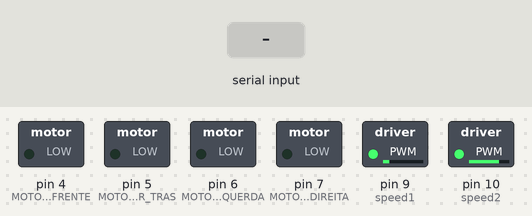
Bench run of a sketch on a simulated Arduino Uno, built with avr-gcc and run on an emulated ATmega328P. Shown: switched loads named in the sketch (green lamp = pin HIGH). The inputs (shaded band) are chosen by the test bench.

Above: at 1.2 s.
1.3 s: "2" received over Serial
At 1.9 s:
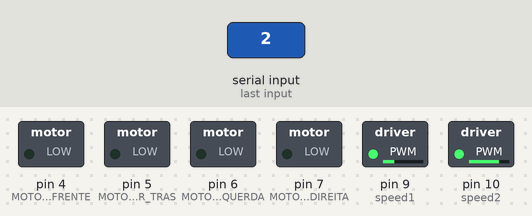
3.1 s: byte 113 ('q') received over Serial
At 4.6 s:
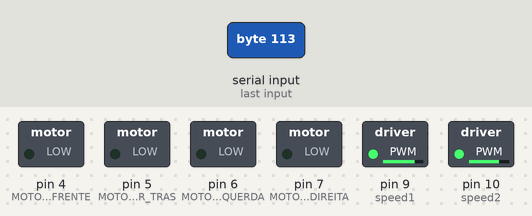
4.9 s: byte 70 ('F') received over Serial
At 5.8 s:
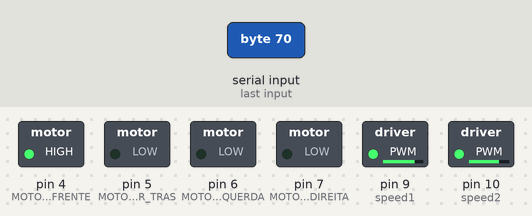
6.5 s: byte 66 ('B') received over Serial
At 7.0 s:
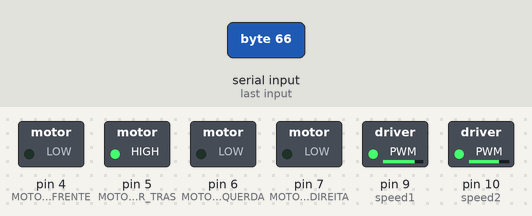
8.1 s: byte 76 ('L') received over Serial
At 9.4 s:
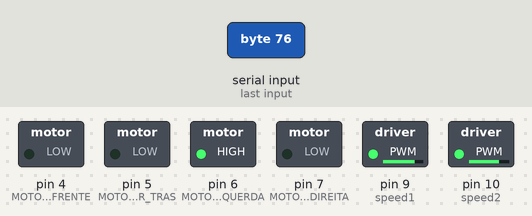
9.7 s: byte 82 ('R') received over Serial
At 10.7 s:
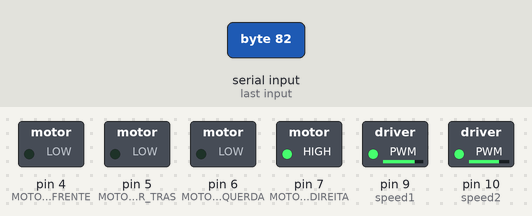
Timing chart, 0 to 12.3 s (numbered marks = the images above; inputs shaded):
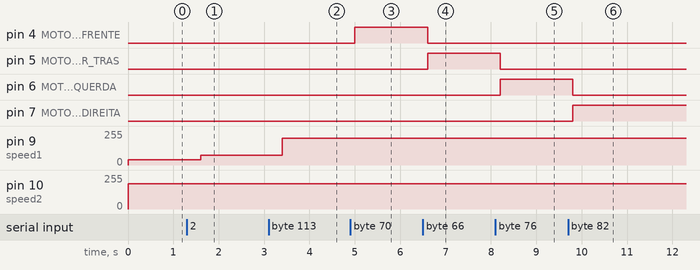

The sketch:

car.ino
```cpp
//PINS
int MOTOR_ANDAR_FRENTE=4;
int MOTOR_VIRAR_ESQUERDA=6;
int MOTOR_VIRAR_DIREITA=7;
int MOTOR_ANDAR_TRAS=5;
int BUZINA = 11;
int speed1 = 9;
int speed2 = 10;
//DEFINE
int mais = 16;
int MAX = 191;
int MIN = 40;
int valor = MIN;
char rc;
float seno;
int frequencia;
bool buzina = false;


void setup()
{
 pinMode(MOTOR_VIRAR_ESQUERDA, OUTPUT);
 pinMode(MOTOR_VIRAR_DIREITA, OUTPUT);
 pinMode(MOTOR_ANDAR_TRAS, OUTPUT);
 pinMode(MOTOR_ANDAR_FRENTE, OUTPUT);
 pinMode(speed1, OUTPUT);
 pinMode(speed2,OUTPUT);
  pinMode(BUZINA,OUTPUT);
 Serial.begin(9600);
}

void loop()
{
  analogWrite(speed2,MAX);
  analogWrite(speed1,valor);

  if(buzina){
    for(int x=0;x<180;x++){
             seno=(sin(x*3.1416/180));
             //gera uma frequência a partir do valor do seno
             frequencia = 2000+(int(seno*1100));
              tone(BUZINA,frequencia);
              delay(2);
            }
  }
  else{
    tone(BUZINA, 0);
  }


  if(Serial.available() > 0){
      rc = Serial.read();
      switch(rc){
        case '0':valor = MIN;
        break;
        case '1':valor = MIN+mais;
        break;
        case '2':valor = MIN+mais*2;
        break;
        case '3':valor = MIN+mais*3;
        break;
        case '4':valor = MIN+mais*4;
        break;
        case '5':valor = MIN+mais*5;
        break;
        case '6':valor = MIN+mais*6;
        break;
        case '7':valor = MIN+mais*7;
        break;
        case '8':valor = MIN+mais*8;
        break;
        case '9':valor = MIN+mais*9;
        break;
        case 'q':valor = MIN+mais*10;
        break;
        }
      switch (rc){
        case 'F':
           front();
           desligaVirar();
        break;
        case 'B':
          back();
          desligaVirar();
        break;
        case 'L':
          left();
          desligaAndar();
        break;
        case 'R':
          right();
          desligaAndar();
        break;
        case 'G':
          left();
          front();
        break;
        case 'I':
          right();
          front();
        break;
        case 'H':
          left();
          back();
        break;
        case 'J':
          right();
          back();
        break;
        case 'V':
          alternaBuzina();
        break;
        case 'v':
          alternaBuzina();
        break;
        default:
          desligaAll();
        break;
      }
    }
    delay(200);
}

void front(){
  digitalWrite(MOTOR_ANDAR_FRENTE, HIGH);
  digitalWrite(MOTOR_ANDAR_TRAS, LOW);
}

void back(){
  digitalWrite(MOTOR_ANDAR_FRENTE, LOW);
  digitalWrite(MOTOR_ANDAR_TRAS, HIGH);
}

void left(){
  digitalWrite(MOTOR_VIRAR_ESQUERDA, HIGH);
  digitalWrite(MOTOR_VIRAR_DIREITA, LOW);
}

void right(){
  digitalWrite(MOTOR_VIRAR_ESQUERDA, LOW);
  digitalWrite(MOTOR_VIRAR_DIREITA, HIGH);
}

void desligaAndar(){
  digitalWrite(MOTOR_ANDAR_FRENTE, LOW);
  digitalWrite(MOTOR_ANDAR_TRAS, LOW);
}

void desligaVirar(){
  digitalWrite(MOTOR_VIRAR_ESQUERDA, LOW);
  digitalWrite(MOTOR_VIRAR_DIREITA, LOW);
}

void desligaAll(){
  desligaAndar();
  desligaVirar();
}

void alternaBuzina(){
  buzina = !buzina;
}
```

Measured:
- after the input at 1.3 s, pin 9 (speed1): 40/255 → 72/255 after 0.30 s
- after the input at 3.1 s, pin 9 (speed1): 72/255 → 200/255 after 0.30 s
- after the input at 4.9 s, pin 4 (MOTOR_ANDAR_FRENTE): LOW → HIGH after 0.10 s
- after the input at 6.5 s, pin 4 (MOTOR_ANDAR_FRENTE): HIGH → LOW after 0.10 s; pin 5 (MOTOR_ANDAR_TRAS): LOW → HIGH after 0.10 s
- after the input at 8.1 s, pin 5 (MOTOR_ANDAR_TRAS): HIGH → LOW after 0.10 s; pin 6 (MOTOR_VIRAR_ESQUERDA): LOW → HIGH after 0.10 s
- after the input at 9.7 s, pin 6 (MOTOR_VIRAR_ESQUERDA): HIGH → LOW after 0.10 s; pin 7 (MOTOR_VIRAR_DIREITA): LOW → HIGH after 0.10 s
